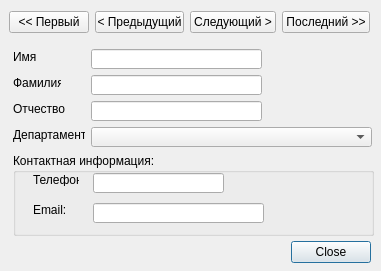
<?xml version="1.0" encoding="UTF-8"?>
<ui version="4.0">
 <class>ClientControlDialog</class>
 <widget class="QDialog" name="ClientControlDialog">
  <property name="geometry">
   <rect>
    <x>0</x>
    <y>0</y>
    <width>381</width>
    <height>271</height>
   </rect>
  </property>
  <property name="windowTitle">
   <string>Dialog</string>
  </property>
  <widget class="QDialogButtonBox" name="buttonBox">
   <property name="geometry">
    <rect>
     <x>10</x>
     <y>240</y>
     <width>361</width>
     <height>25</height>
    </rect>
   </property>
   <property name="orientation">
    <enum>Qt::Horizontal</enum>
   </property>
   <property name="standardButtons">
    <set>QDialogButtonBox::Close</set>
   </property>
  </widget>
  <widget class="QLabel" name="firstnameLabel">
   <property name="geometry">
    <rect>
     <x>13</x>
     <y>49</y>
     <width>23</width>
     <height>16</height>
    </rect>
   </property>
   <property name="text">
    <string>Имя:</string>
   </property>
   <property name="buddy">
    <cstring>firstnameEdit</cstring>
   </property>
  </widget>
  <widget class="QLabel" name="lastnameLabel">
   <property name="geometry">
    <rect>
     <x>13</x>
     <y>75</y>
     <width>48</width>
     <height>16</height>
    </rect>
   </property>
   <property name="text">
    <string>Фамилия:</string>
   </property>
   <property name="buddy">
    <cstring>lastnameEdit</cstring>
   </property>
  </widget>
  <widget class="QLabel" name="departmentLabel">
   <property name="geometry">
    <rect>
     <x>13</x>
     <y>127</y>
     <width>72</width>
     <height>16</height>
    </rect>
   </property>
   <property name="text">
    <string>Департамент:</string>
   </property>
   <property name="buddy">
    <cstring>departmentComboBox</cstring>
   </property>
  </widget>
  <widget class="QLabel" name="thirdnameLabel">
   <property name="geometry">
    <rect>
     <x>13</x>
     <y>101</y>
     <width>53</width>
     <height>16</height>
    </rect>
   </property>
   <property name="text">
    <string>Отчество:</string>
   </property>
   <property name="buddy">
    <cstring>thirdnameEdit</cstring>
   </property>
  </widget>
  <widget class="QLineEdit" name="firstnameEdit">
   <property name="geometry">
    <rect>
     <x>91</x>
     <y>49</y>
     <width>171</width>
     <height>20</height>
    </rect>
   </property>
  </widget>
  <widget class="QLineEdit" name="lastnameEdit">
   <property name="geometry">
    <rect>
     <x>91</x>
     <y>75</y>
     <width>171</width>
     <height>20</height>
    </rect>
   </property>
  </widget>
  <widget class="QLineEdit" name="thirdnameEdit">
   <property name="geometry">
    <rect>
     <x>91</x>
     <y>101</y>
     <width>171</width>
     <height>20</height>
    </rect>
   </property>
  </widget>
  <widget class="QComboBox" name="departmentComboBox">
   <property name="geometry">
    <rect>
     <x>91</x>
     <y>127</y>
     <width>281</width>
     <height>20</height>
    </rect>
   </property>
  </widget>
  <widget class="QGroupBox" name="groupBox">
   <property name="geometry">
    <rect>
     <x>13</x>
     <y>153</y>
     <width>361</width>
     <height>83</height>
    </rect>
   </property>
   <property name="title">
    <string>Контактная информация:</string>
   </property>
   <widget class="QLineEdit" name="emailEdit">
    <property name="geometry">
     <rect>
      <x>80</x>
      <y>50</y>
      <width>171</width>
      <height>20</height>
     </rect>
    </property>
   </widget>
   <widget class="QLabel" name="label_5">
    <property name="geometry">
     <rect>
      <x>20</x>
      <y>20</y>
      <width>46</width>
      <height>13</height>
     </rect>
    </property>
    <property name="text">
     <string>Телефон:</string>
    </property>
    <property name="buddy">
     <cstring>telephoneEdit</cstring>
    </property>
   </widget>
   <widget class="QLineEdit" name="telephoneEdit">
    <property name="geometry">
     <rect>
      <x>80</x>
      <y>20</y>
      <width>131</width>
      <height>20</height>
     </rect>
    </property>
   </widget>
   <widget class="QLabel" name="label_6">
    <property name="geometry">
     <rect>
      <x>20</x>
      <y>50</y>
      <width>46</width>
      <height>13</height>
     </rect>
    </property>
    <property name="text">
     <string>Email:</string>
    </property>
    <property name="buddy">
     <cstring>emailEdit</cstring>
    </property>
   </widget>
  </widget>
  <widget class="QWidget" name="layoutWidget">
   <property name="geometry">
    <rect>
     <x>9</x>
     <y>9</y>
     <width>361</width>
     <height>27</height>
    </rect>
   </property>
   <layout class="QHBoxLayout" name="horizontalLayout">
    <item>
     <widget class="QPushButton" name="firstBtn">
      <property name="text">
       <string>&lt;&lt; Первый</string>
      </property>
     </widget>
    </item>
    <item>
     <widget class="QPushButton" name="previousBtn">
      <property name="text">
       <string>&lt; Предыдущий</string>
      </property>
     </widget>
    </item>
    <item>
     <widget class="QPushButton" name="nextBtn">
      <property name="text">
       <string>Следующий &gt;</string>
      </property>
     </widget>
    </item>
    <item>
     <widget class="QPushButton" name="lastBtn">
      <property name="text">
       <string>Последний &gt;&gt;</string>
      </property>
     </widget>
    </item>
   </layout>
  </widget>
 </widget>
 <resources/>
 <connections>
  <connection>
   <sender>buttonBox</sender>
   <signal>accepted()</signal>
   <receiver>ClientControlDialog</receiver>
   <slot>accept()</slot>
   <hints>
    <hint type="sourcelabel">
     <x>248</x>
     <y>254</y>
    </hint>
    <hint type="destinationlabel">
     <x>157</x>
     <y>274</y>
    </hint>
   </hints>
  </connection>
 </connections>
</ui>
